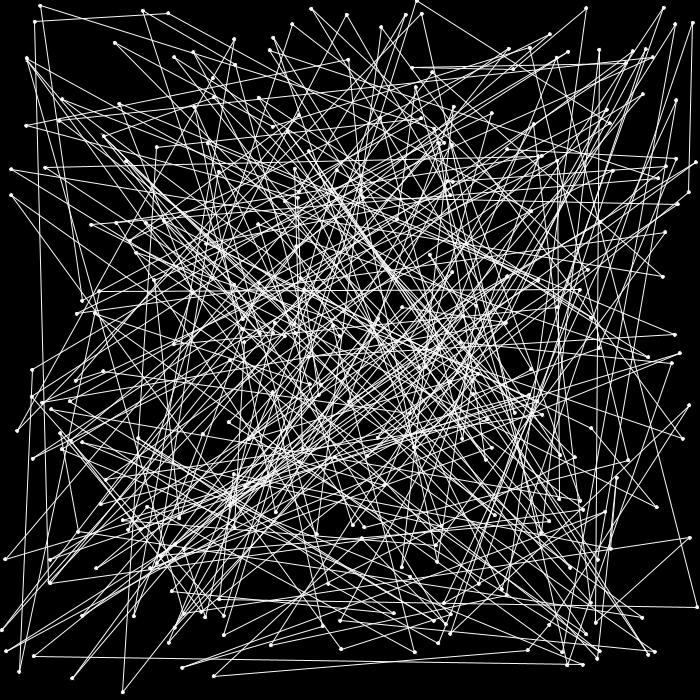
Frame 1 (no input)
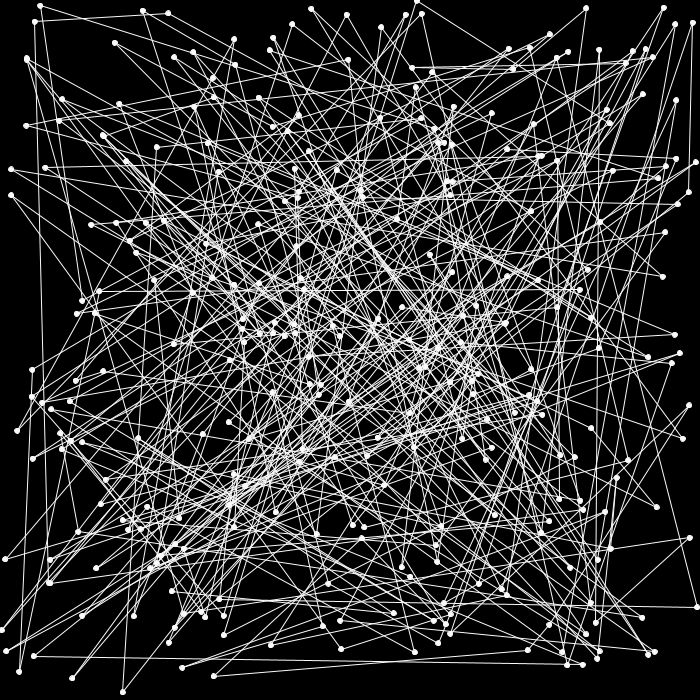
Frame 60 (the mouse pressed at the canvas centre just before this capture)
Frame 120 (the mouse held since frame 60 and released just before this capture): identical to frame 60, image omitted

The Processing sketch that drew these frames (run headless with seeded random() and noise(); from frame 60 on, the mouse is pressed at the canvas centre):

// Processing sketch: processing_70311
// ── processing_70311.pde


int nsprings = 300;
MySpring [] s = new MySpring[nsprings];//array of springs

//elastic motion behavior that stimulates elasticity == reversible deformation under stress


void setup() {
  size(700, 700);
  background(0);
  int rad = 50;
  int inc;
  //loop through new class and assign position and s[i].Rx.\
  for(int i=0; i<nsprings; i++){
   inc=0; 
   s[i] = new MySpring();
   //s[i].xpos = rad*cos(2*PI/nsprings*i)+width/2+inc;
   //s[i].ypos = rad*sin(2*PI/nsprings*i)+height/2+inc;
   s[i].xpos=random(width);
   s[i].ypos=random(height);
   s[i].Rx = s[i].xpos;
   s[i].Ry = s[i].ypos;
   }

 }

 void draw() {
   background(0);
   //loop through and implemt elastic motion IF particular nodes are "released"
   for(int i=0; i<nsprings; i++){
     if(s[i].released)
       s[i].move();//calculations!
     fill(250);
     ellipse(s[i].xpos, s[i].ypos , 5,5);
   }
   //connect to next node in array
   for(int i=0; i<nsprings-1; i++){
     stroke(250);
     line(s[i].xpos, s[i].ypos ,s[i+1].xpos, s[i+1].ypos);
   }
   stroke(250);
   line(s[0].xpos, s[0].ypos ,s[nsprings-1].xpos, s[nsprings-1].ypos);
}
 void mouseDragged() {
   for(int i=0; i<nsprings; i++)
     if(dist(mouseX,mouseY,s[i].xpos,s[i].ypos)<10){//if distance less than 1- btwn mouse and node
       s[i].released = false;
       s[i].xpos = mouseX;
       s[i].ypos = mouseY;
   }
 }
 void mouseReleased(){
   for(int i=0; i<nsprings; i++)
     s[i].released = true;
 }

//--------------------------------------------------------------------------------------------------------

class MySpring{
  float M = 1.8; // Mass
  float K = 1.25; // Spring constant or stiffness DERIVED FROM YOUNG's MODULUS
  //1.25 N/cm elastic
  float D = 0.92; // Damping
  
  float Rx = 100; // Rest position
  float Ry = 100; // Rest position
  float xpos; // Position x
  float ypos; // Position y
  float vx = 0.0; // Velocity x
  float vy = 0.0; // Velocity y
  float a = 0; // Acceleration
  float f = 0; // Force
  boolean released = false;
  
  void move(){
    /*
    INPUT: 
    
    k - spring constant 
    M - mass 
    D - Damping factor
    stress = elastic modulus * strain
    1. set force as function of k = spring constant and TENSION FORCE
    2. a = f/m
    3. v = D*(v+a) so velocity + acceleration * damping factor
    4. update position based on acceleration factor
    */
    
    //xpos
    f = -K * (xpos - Rx); // f=-ky f= force, k = spring constant, y = position of spring
    a = f / M; // f= Ma, a = f/M
    vx = D * (vx + a); //d/t + d/t^2 = d*t + d/t velocityx = function of damping factor times addition of velocity acceleration??
    xpos += vx; // Updated x position as function of vx>>D,a>>f>>M,-K
    //ypos
    f = -K * (ypos - Ry); // f=-ky
    a = f / M; // Set the acceleration, f=ma == a=f/m
    vy = D * (vy + a); // Set the velocity
    ypos += vy; // Updated y position
    
    //to reset back to original position
    if(abs(vx)<0.01 && abs(vy) < 0.01) {
      vx = 0.0;
      vy = 0.0;
      released = false;
  }
  }
}
